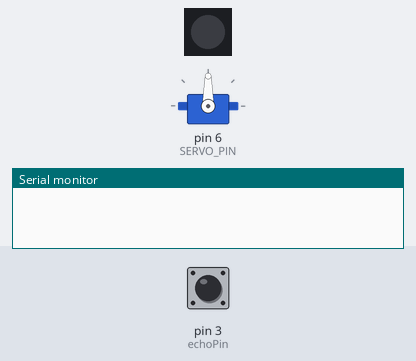
Recording of a sketch running on a simulated Arduino Uno, built with avr-gcc and run on an emulated ATmega328P. Shown: servo, 1 RGB LEDs in strip order, left to right, the last lines printed to the serial monitor. The inputs (shaded band) are chosen by the test bench; at power-on: pin 3 (echoPin) LOW. Dim RGB values are drawn brighter than linear.

Above: at 0.1 s.
At 1.6 s:
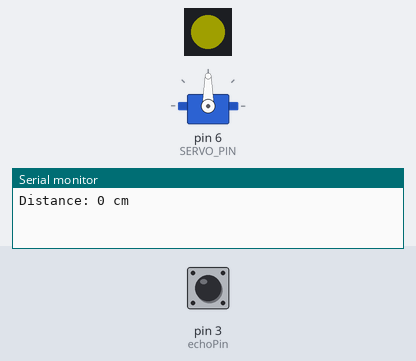
1.7 s: pin 3 (echoPin) pulsed HIGH 2 times (0.12 s each, 0.3 s apart)
At 2.4 s:
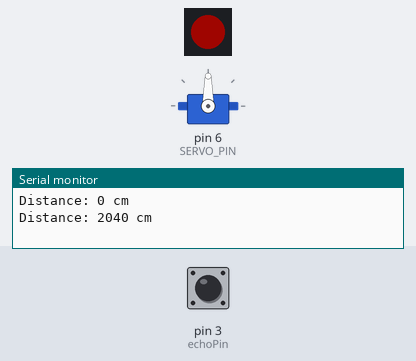
Timing chart, 0 to 4.7 s (numbered marks = the images above; inputs shaded):
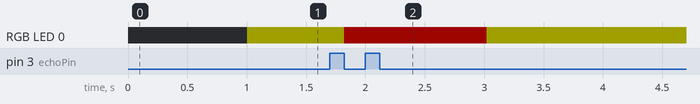

The sketch:

Ultra-sound_Servo_Motor_RGB_LED.ino
```cpp
#include <Servo.h>

#include <FastLED.h>


Servo servo;

#define SERVO_PIN   6

int turnValue = 0;
bool isTurningRight = true;
int servoRotationIncrement = 4;


#define trigPin 2 //attach pin D3 Arduino to pin Trig of HC-SR04
#define echoPin 3 // attach pin D2 Arduino to pin Echo of HC-SR04


long duration; // variable for the duration of sound wave travel
int distance; // variable for the distance measurement

#define LED_PIN     5
#define NUM_LEDS    1
#define BRIGHTNESS  32
#define LED_TYPE    WS2811
#define COLOR_ORDER GRB
CRGB leds[NUM_LEDS];


void setup() {
  servo.attach(SERVO_PIN);
  pinMode(trigPin, OUTPUT); // Sets the trigPin as an OUTPUT
  pinMode(echoPin, INPUT); // Sets the echoPin as an INPUT

  Serial.begin(9600);

  FastLED.addLeds<LED_TYPE, LED_PIN, COLOR_ORDER>(leds, NUM_LEDS).setCorrection( TypicalLEDStrip );
  FastLED.setBrightness(BRIGHTNESS);
  leds[0].r = 255;
}

void loop() {
    if (isTurningRight) {
      turnValue += servoRotationIncrement;
    } else {
     turnValue -= servoRotationIncrement;
    }
    if (turnValue >= 180) {
      isTurningRight = false;
    }
    else if (turnValue <= 0) {
      isTurningRight = true;
    }

//    servo.write(turnValue);

    // Reads the echoPin, returns the sound wave travel time in microseconds
    duration = pulseIn(echoPin, HIGH);
    // Calculating the distance
    distance = duration * 0.034 / 2; // Speed of sound wave divided by 2 (go and back)
    // Displays the distance on the Serial Monitor
    Serial.print("Distance: ");
    Serial.print(distance);
    Serial.println(" cm");

    leds[0].g = 255 - 2 * distance;
    leds[0].g = 255 - 2 * distance;

    FastLED.show();
    FastLED.delay(100);

    delay(100);
}
```

Measured:
- after the input at 1.7 s, RGB LED 0: RGB(32, 32, 0) → RGB(32, 1, 0) after 0.12 s, → RGB(32, 32, 0) 1.2 s later
